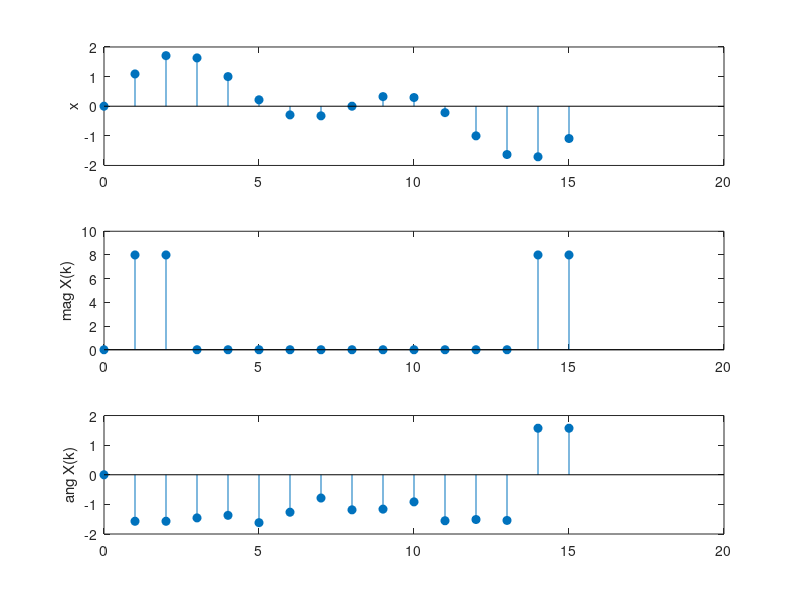

MATLAB code for this plot:
N=16; 
n=0:N-1;k=n; 
x=sin(pi*n/8)+sin(pi*n/4); 
y=x*exp(-j*2*pi/N).^(n'*k); 
subplot(3,1,1);stem(n,x,'filled');ylabel('x'); 
subplot(3,1,2);stem(k,abs(y),'filled');ylabel('mag X(k)'); 
subplot(3,1,3);stem(k,angle(y),'filled');ylabel('ang X(k)');